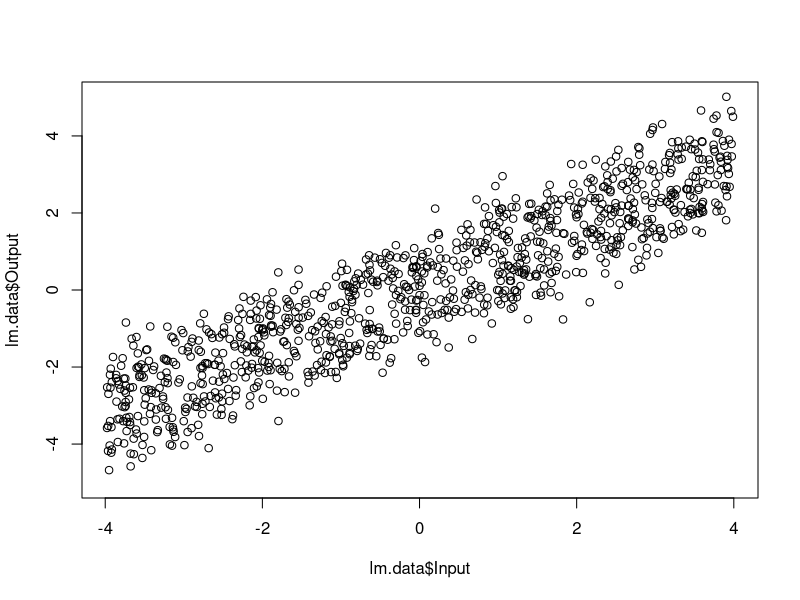
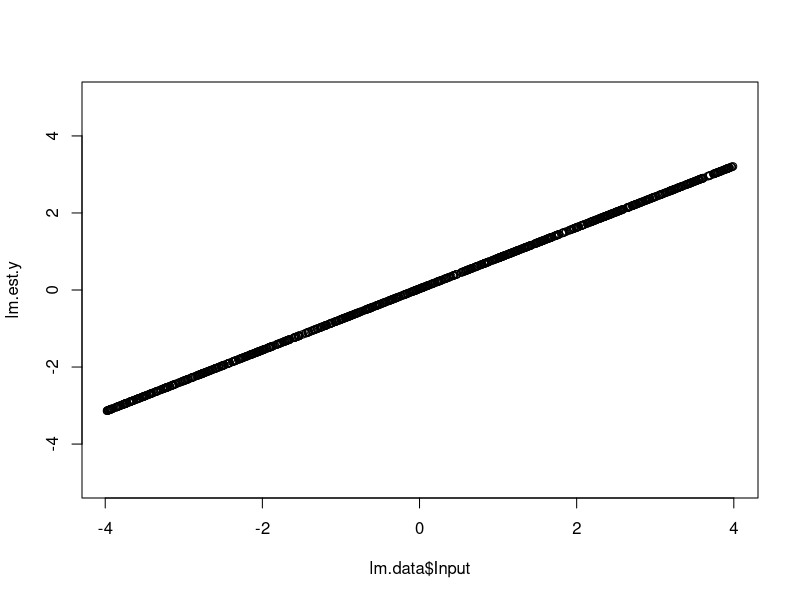
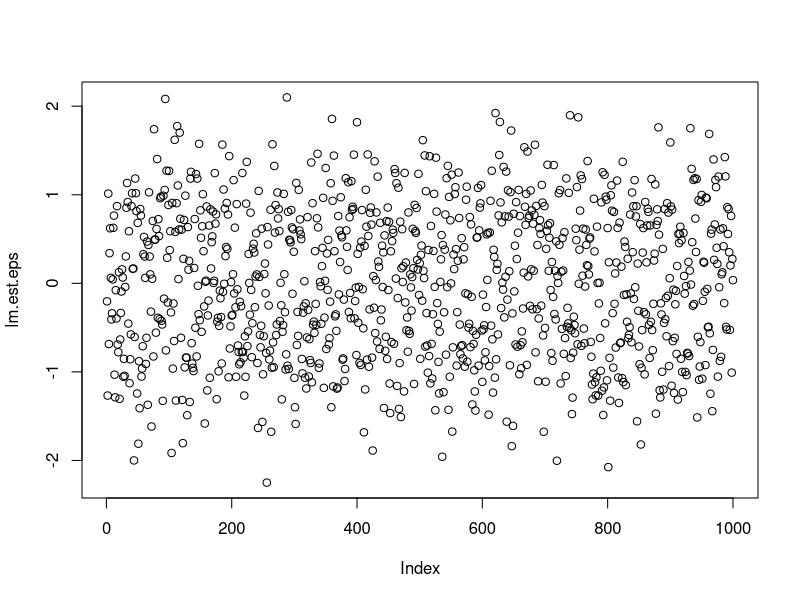
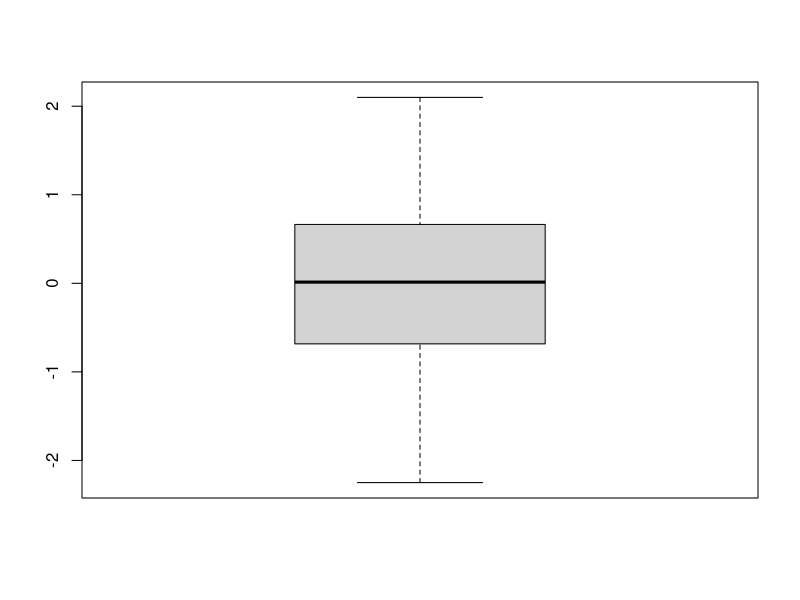
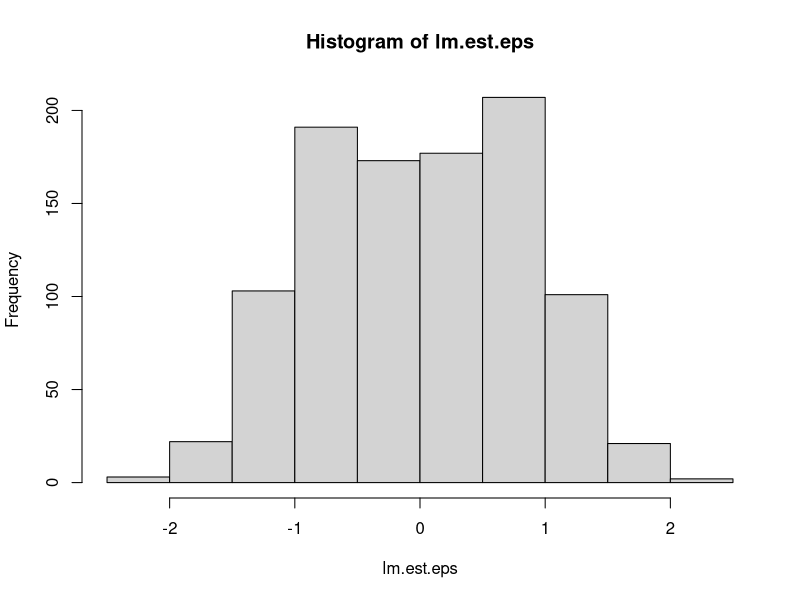
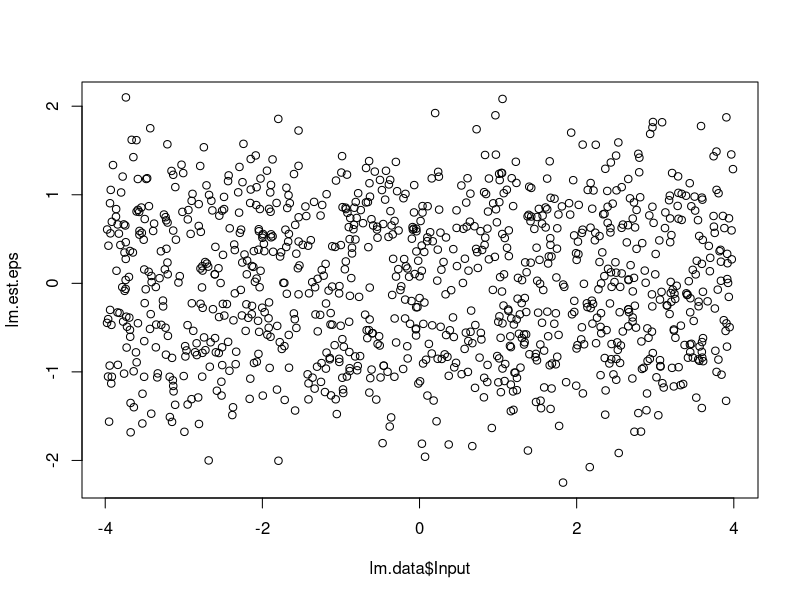
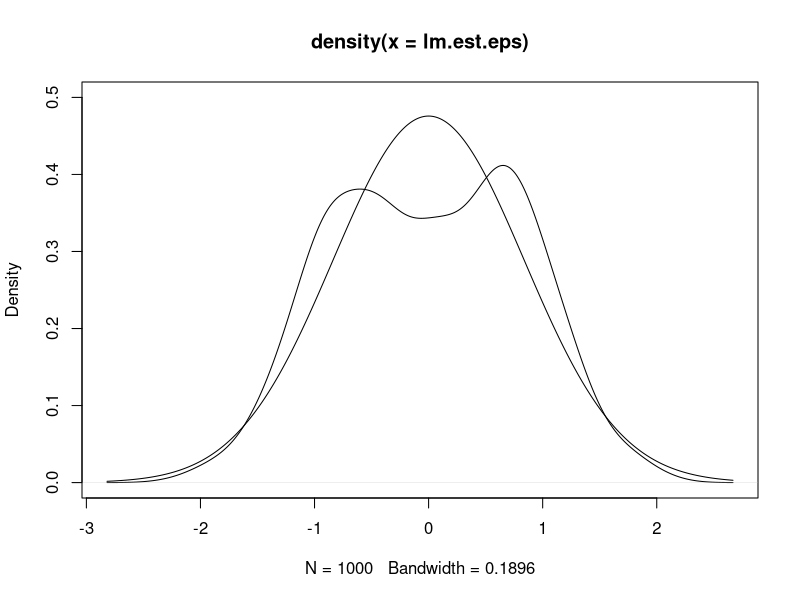
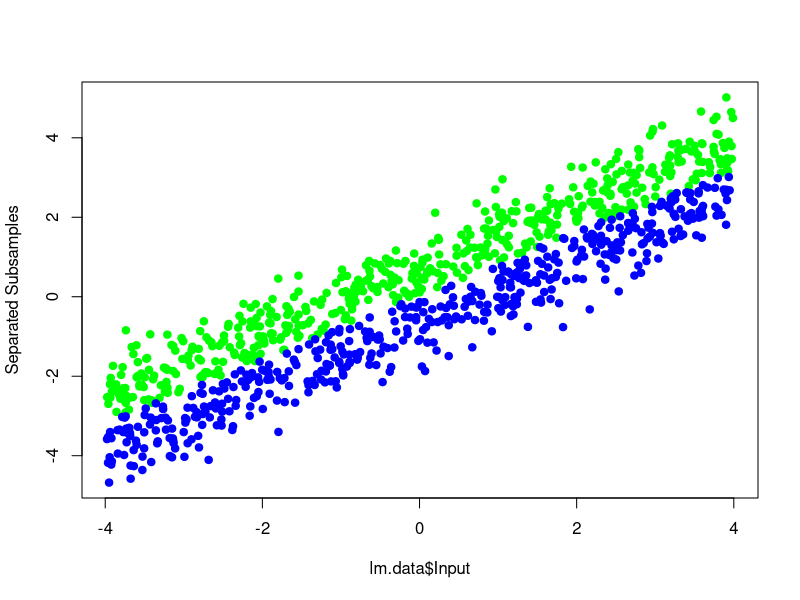

Reproduce these figures in R, in order.
## ---- chunk 1
options(scipen = 5)
## ---- chunk 2
# Import linear model ('lm') data
lm.data <- read.csv("ResidualAnalysisProjectData_1.csv")
## ---- chunk 3
head(lm.data)
## ---- chunk 4
plot(lm.data$Input, lm.data$Output, ylim = c(-5, 5))
## ---- chunk 5
lm.estimate <- lm(Output ~ Input, data = lm.data)
names(lm.estimate)
## ---- chunk 6
lm.estimate$coefficients

lm.est.b <- lm.estimate$coefficients[1]
lm.est.a <- lm.estimate$coefficients[2]

lm.est.y <- lm.est.a * lm.data$Input + lm.est.b
plot(lm.data$Input, lm.est.y, ylim = c(-5, 5))
## ---- chunk 7
lm.est.eps <- lm.data$Output - lm.est.y
plot(lm.est.eps)
## ---- chunk 8
head(lm.estimate$fitted.values)
head(lm.est.y)

(all.equal(as.vector(lm.estimate$fitted.values), lm.est.y))
## ---- chunk 9
(lm.est.summary <- summary(lm.estimate))
## ---- chunk 10
boxplot(lm.est.eps)
hist(lm.est.eps)
## ---- chunk 11
names(lm.est.summary)
lm.est.summary$sigma
lm.est.summary$sigma^2
## ---- chunk 12
lm.sigma.sq.byvar <- var(lm.est.eps)
## ---- chunk 13
#XXX ???
lm.sigma.sq.bysum <- sum(lm.est.eps - mean(lm.est.eps))^2
## ---- chunk 14
c(lm.sigma.sq.byvar, lm.sigma.sq.bysum, lm.est.summary$sigma^2)
## ---- chunk 15
lm.est.eps <- lm.estimate$residuals
plot(lm.data$Input, lm.est.eps)

lm.est.eps.density <- density(lm.est.eps)
plot(lm.est.eps.density, ylim = c(0, 0.5))
lines(lm.est.eps.density$x, 
      dnorm(lm.est.eps.density$x, mean = mean(lm.est.eps), sd = sd(lm.est.eps)))
## ---- chunk 16
c(Left.Mean = mean(lm.est.eps[lm.est.eps < 0]), 
  Right.Mean = mean(lm.est.eps[lm.est.eps > 0]))
## ---- chunk 17
select.seq.unscrambled <- as.integer(lm.est.eps > 0)
head(select.seq.unscrambled, 30)

ChoosePos <- function(j) {
  vapply(seq_along(select.seq.unscrambled), 
         function(i) {switch(select.seq.unscrambled[i] + 1, NA, lm.data[i, j])},
         numeric(1))
}

ChooseNeg <- function(j) {
  vapply(seq_along(select.seq.unscrambled), 
         function(i) {switch(select.seq.unscrambled[i] + 1, lm.data[i, j], NA)},
         numeric(1))
}

lm.subset1 <- sapply(seq_along(lm.data), ChoosePos)
lm.subset2 <- sapply(seq_along(lm.data), ChooseNeg)

head(cbind(lm.subset1, lm.subset2), 30)

# Plot the two clusters
matplot(lm.data$Input, cbind(lm.subset1[, 2], lm.subset2[,2]), 
        type = "p", col = c("green", "blue"), pch = 19, ylab = "Separated Subsamples")

plot(select.seq.unscrambled[1:100], type = "s")
## ---- chunk 18
cm <- as.table(matrix(c(450, 42, 50, 458), ncol = 2, byrow = T, 
               dimnames = list(c("Pred.T", "Pred.F"),
                               c("Act.T", "Act.F"))))
cm
## ---- chunk 19
cm.accuracy <- (cm["Pred.T", "Act.T"] + cm["Pred.F", "Act.F"]) / 1000
cm.sensitivity <- cm["Pred.T", "Act.T"] / sum(cm[,"Act.T"])
cm.specificity <- cm["Pred.F", "Act.F"] / sum(cm[, "Act.F"])
cm.balanced <- (cm.sensitivity + cm.specificity) / 2
(cm.out <- c(Accuracy = cm.accuracy,
             Sensitivity = cm.sensitivity, 
             Specificity = cm.specificity,
             Balanced = cm.balanced))
## ---- chunk 20
lm.subset1.estimate <- lm(Output ~ Input, 
                          data = data.frame(Input = lm.subset1[,1], Output = lm.subset1[,2]))
lm.subset2.estimate <- lm(Output ~ Input, 
                          data = data.frame(Input = lm.subset2[,1], Output = lm.subset2[,2]))
lm.subset1.est.summary <- summary(lm.subset1.estimate)
lm.subset2.est.summary <- summary(lm.subset2.estimate)

lm.subset1.est.summary$coefficients
lm.subset1.est.summary$sigma
lm.subset1.est.summary$df
lm.subset1.est.summary$r.squared
lm.subset1.est.summary$adj.r.squared

lm.subset2.est.summary$coefficients
lm.subset2.est.summary$sigma
lm.subset2.est.summary$df
lm.subset2.est.summary$r.squared
lm.subset2.est.summary$adj.r.squared
## ---- chunk 21
c(lm.est.summary$sigma,
  lm.subset1.est.summary$sigma,
  lm.subset2.est.summary$sigma)
## ---- chunk 22
c(lm.est.summary$r.squared,
  lm.subset1.est.summary$r.squared,
  lm.subset2.est.summary$r.squared)
## ---- chunk 23
rbind(LinearModel=lm.est.summary$fstatistic,
      LinearModelPositive=lm.subset1.est.summary$fstatistic,
      LinearModelNegative=lm.subset2.est.summary$fstatistic)
## ---- chunk 24
c(LinearModel=pf(lm.est.summary$fstatistic[1], 
                 lm.est.summary$fstatistic[2], 
                 lm.est.summary$fstatistic[3],lower.tail = FALSE),
  LinearModelPositive=pf(lm.subset1.est.summary$fstatistic[1], 
                         lm.subset1.est.summary$fstatistic[2], 
                         lm.subset1.est.summary$fstatistic[3],lower.tail = FALSE),
  LinearModelNegative=pf(lm.subset2.est.summary$fstatistic[1], 
                         lm.subset2.est.summary$fstatistic[2], 
                         lm.subset2.est.summary$fstatistic[3],lower.tail = FALSE))
## ---- chunk 25
# Plot residuals
matplot(cbind(MixedModelResiduals=c(lm.subset1.est.summary$residuals,
                                    lm.subset2.est.summary$residuals),
              SingleModelResiduals=lm.est.summary$residuals),
        type="p", pch=16, ylab="Residuals before and after unscrambling")

# Estimate standard deviations
apply(cbind(MixedModelResiduals=c(lm.subset1.est.summary$residuals,
                                   lm.subset2.est.summary$residuals),
            SingleModelResiduals=lm.est.summary$residuals),2,sd)
